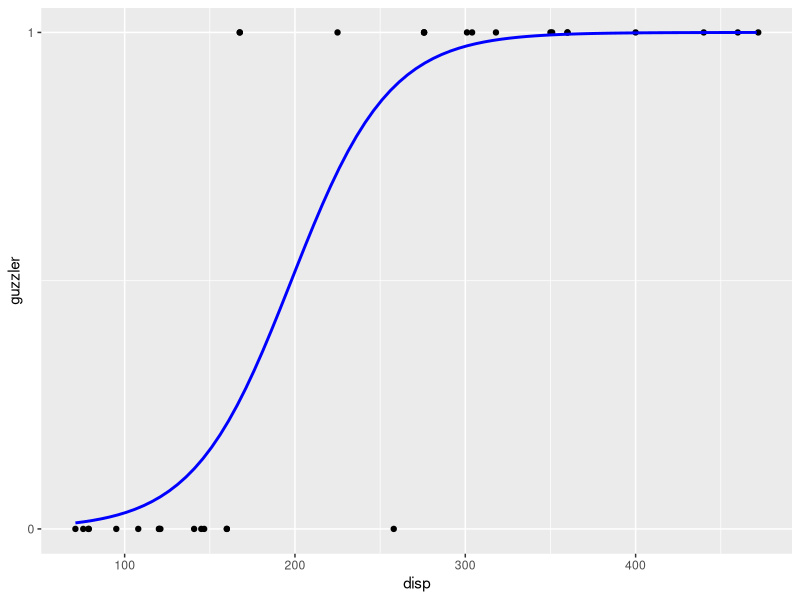
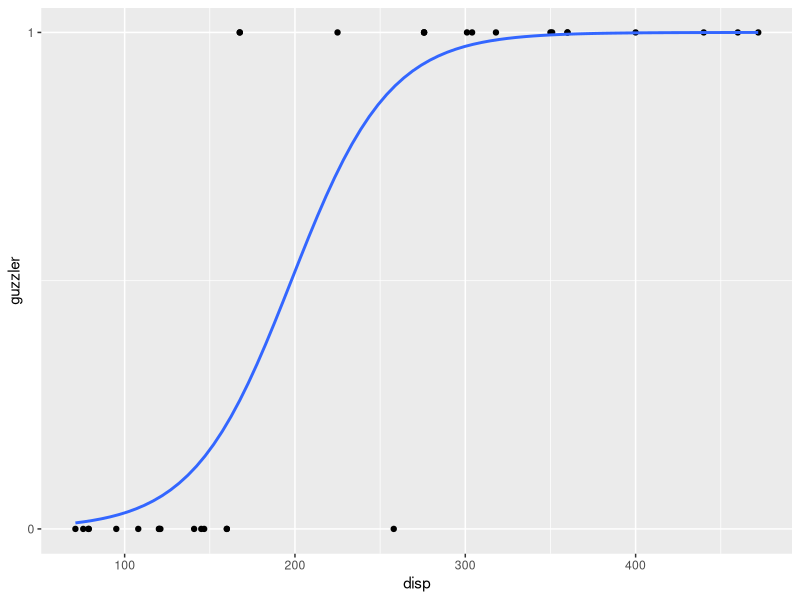

These charts were generated, in order, by the following R code:
## ---- chunk 1
knitr::opts_chunk$set(echo = TRUE)
## ---- chunk 2
library(tidyverse)
mtcars <- as_tibble(mtcars)
head(mtcars)
## ---- chunk 3
mtcars$guzzler <- ifelse(mtcars$mpg > median(mtcars$mpg, na.rm = TRUE), 0, 1)
head(mtcars)
## ---- chunk 4
#set some initial parameter values
b0 <- 0.01
b1 <- 0.01
pars <- c(b0, b1)

#define x and y
x <- cbind(1, mtcars$disp) #we need to include a column of 1s in our X matrix to represent the intercept
y <- mtcars$guzzler

##the logit function from above, working backwards 
logit <- x %*% pars # %*% is the matrix multiplication operator
exp_l <- exp(logit) # gives us exp(b0 + b1*x)
probabilities <- exp(logit) / (1 + exp(logit)) #this is the logit function shown above

##obtaining and summing the log likelihoods
likelihoods <- y * log(probabilities) + (1 - y) * log(1 - probabilities) #the likelihoods
sum_likelihoods <- sum(likelihoods) #sum of the likelihoods
## ---- chunk 5
b0 <- 0.02
b1 <- 0.02
pars <- c(b0,b1)

logit <- x %*% pars # %*% is the matrix multiplication operator
exp_l <- exp(logit) # gives us exp(b0 + b1*x)
probabilities <- exp(logit) / (1 + exp(logit)) #this is the logit function shown above
likelihoods <- y * log(probabilities) + (1 - y) * log(1 - probabilities) #the likelihoods
sum_likelihoods <- sum(likelihoods) #sum of the likelihoods
## ---- chunk 6
b0 <- -1.2
b1 <- 1
pars <- c(b0,b1)

logit <- x %*% pars # %*% is the matrix multiplication operator
probabilities <- exp(logit) / (1 + exp(logit)) #this is the logit function shown above
likelihoods <- y * log(probabilities) + (1 - y) * log(1 - probabilities) #the likelihoods
sum_likelihoods <- sum(likelihoods) #sum of the likelihoods
## ---- chunk 7
logistic_reg <- function(x, y, par) {
  x <- cbind(1, x) #input a column of 1s for the intercept
  probs <- exp(x %*% par)  / (1 + exp(x %*% par))
  ll <- sum(y * log(probs) + (1 - y) * log(1 - probs))
  return(-ll) #the optim function minimizes, we want to maximize. So we set our output to -ll.
}
## ---- chunk 8
optim(par = c(-0.01, 0.01), fn = logistic_reg, x = mtcars$disp, y = mtcars$guzzler)
## ---- chunk 9
glm_mod <- glm(guzzler ~ disp, data = mtcars, family = binomial)
coef(glm_mod)
## ---- chunk 10
library(modelr)
grid <- mtcars %>%
  data_grid(disp = seq(min(mtcars$disp), max(mtcars$disp), 5)) %>%
  mutate(preds = predict(glm_mod, type = "response", newdata = .))

mtcars %>%
  ggplot(aes(x = disp, y = guzzler)) + 
  geom_point() + 
  geom_line(data = grid, aes(y = preds), col = "blue", size = 1) + 
  scale_y_continuous(breaks = c(0,1))
## ---- chunk 11
ggplot(mtcars, aes(x = disp, y = guzzler)) + 
  geom_point() + 
  geom_smooth(method = "glm", method.args = list(c(family = "binomial")), se = F) + 
  scale_y_continuous(breaks = c(0,1))
